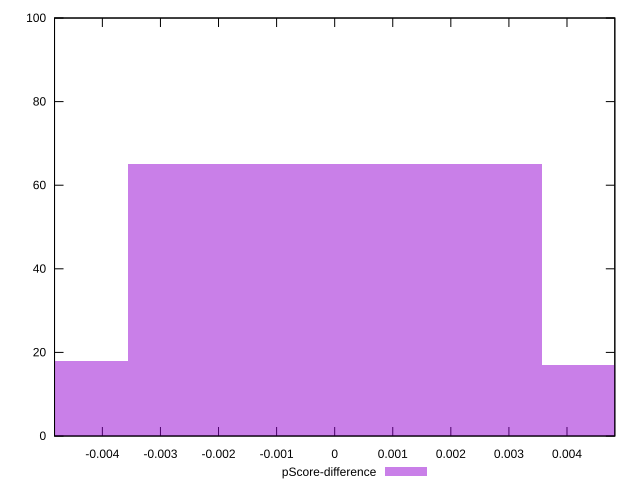

Recreate this plot in gnuplot.
reset

$pScoreDifference <<EOF
0 65
-0.007126254939010816 18
0.007126254939010816 17
EOF

set key outside below
set boxwidth 0.007126254939010816
set xrange [-0.0048235294117647265:0.0048235294117647265]
set yrange [0:100]
set trange [0:100]
set style fill transparent solid 0.5 noborder
set terminal svg size 640, 490 enhanced background rgb 'white'
set output "report_00014_2021-02-09T15:56:05.503Z/render-blocking-resources/samples/pages+cached/pScore-difference/histogram.svg"

plot $pScoreDifference title "pScore-difference" with boxes

reset
